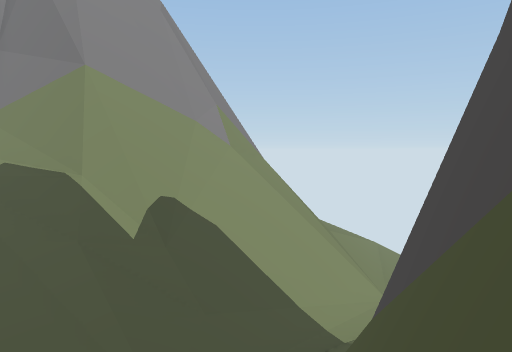
[1] (above)

22 first-person views from a walk through a scene from a Unity 3-D project. The camera is 1.5 m above the floor, tilts 4° down and sees 70° across. The floor is counted in squares, 2.4 m on a side. Each view is taken from the middle of a square. On the plan, view 1 faces up. The plan holds only what a view shows up to about 10 squares ahead; the rest is blank. The place goes on beyond the plan. The player character is not drawn.

[2]
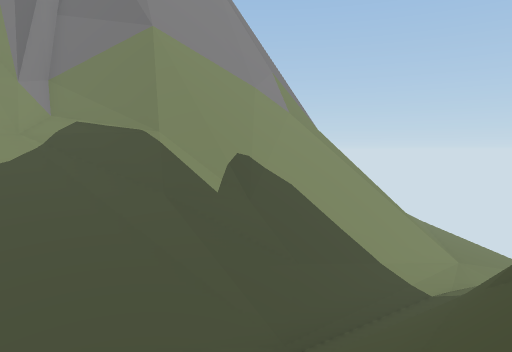

[3]
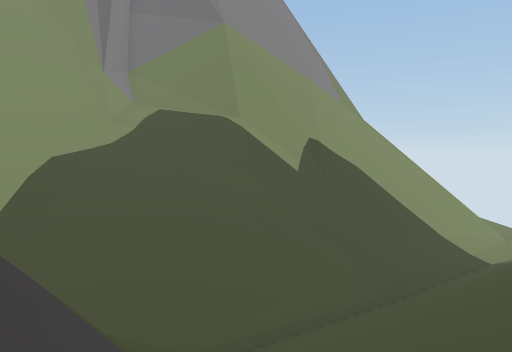

[4]
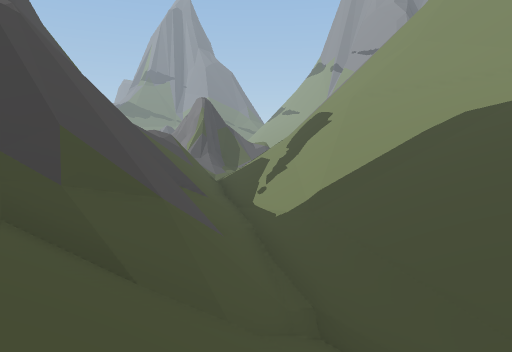

[5]
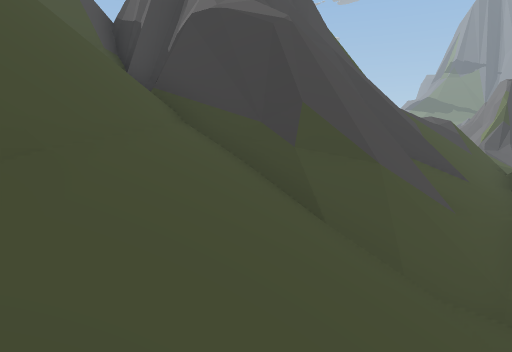

[6]
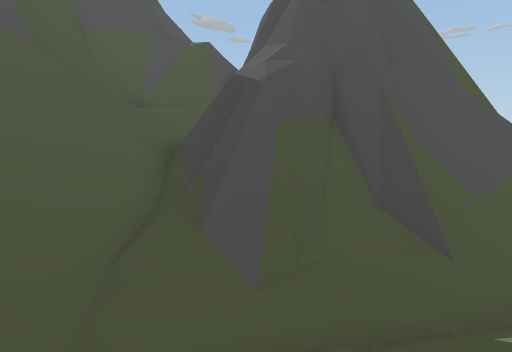

[7]
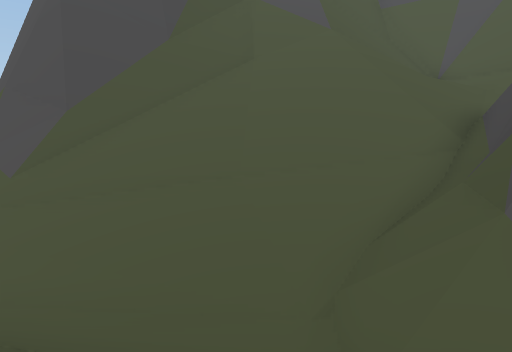

[8]
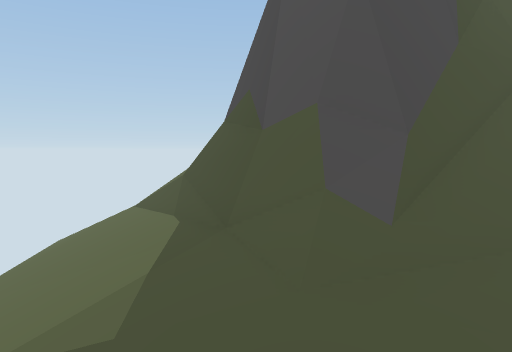

[9]
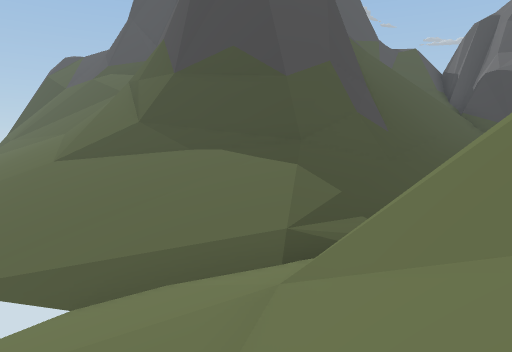

[10]
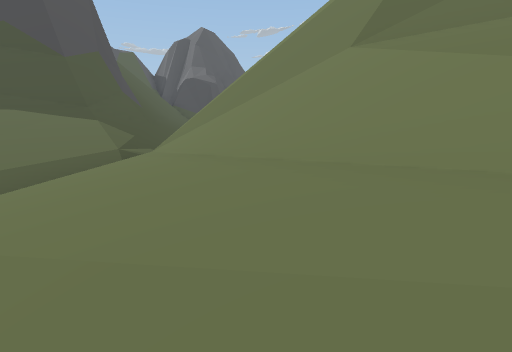

[11]
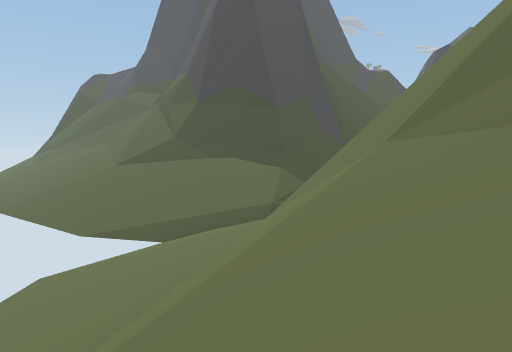

[12]
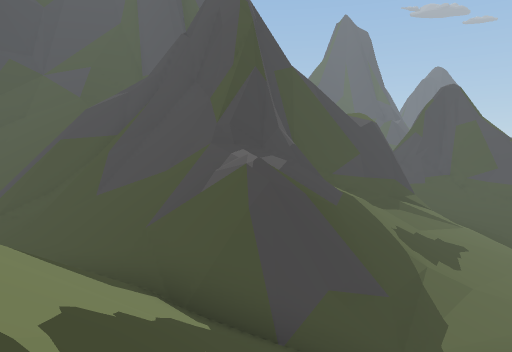

[13]
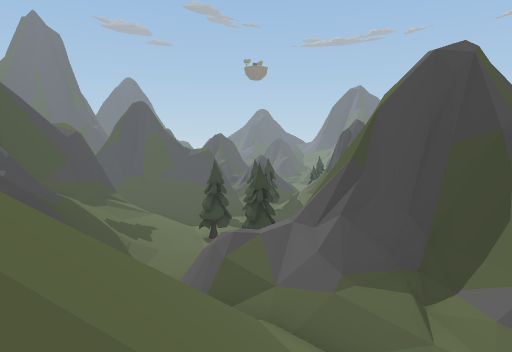

[14]
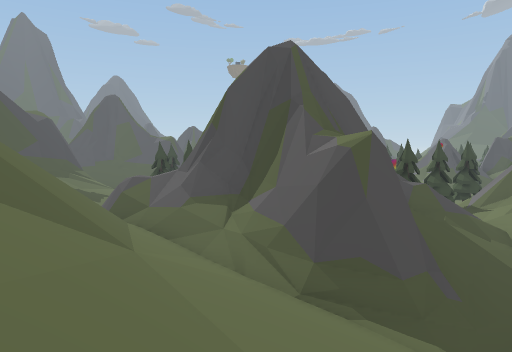

[15]
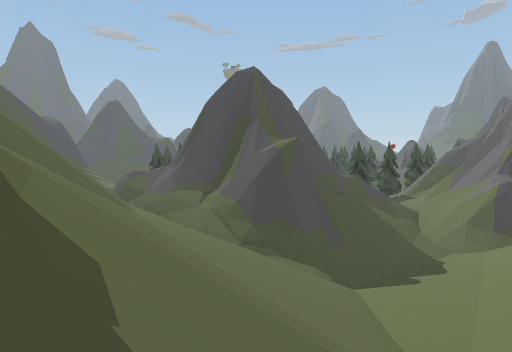

[16]
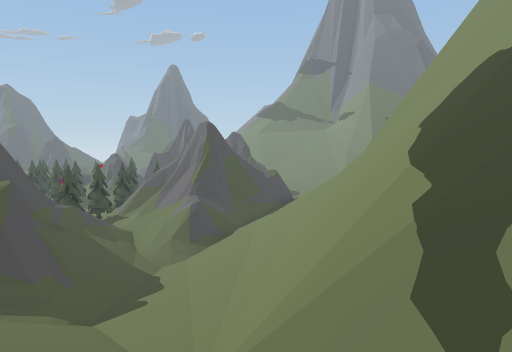

[17]
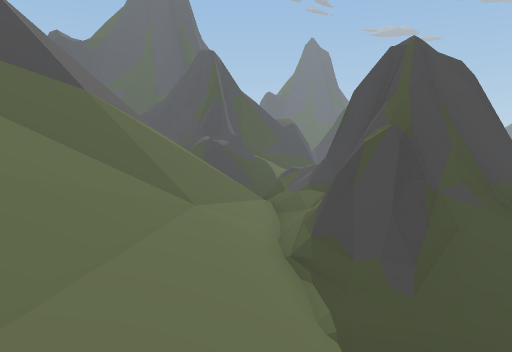

[18]
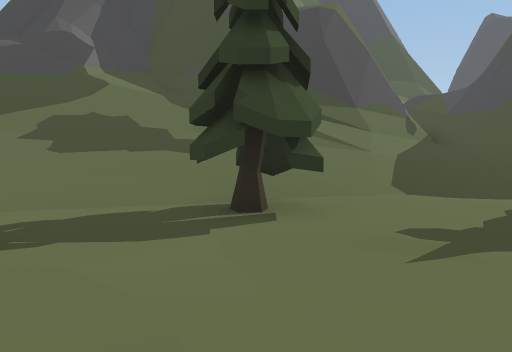

[19]
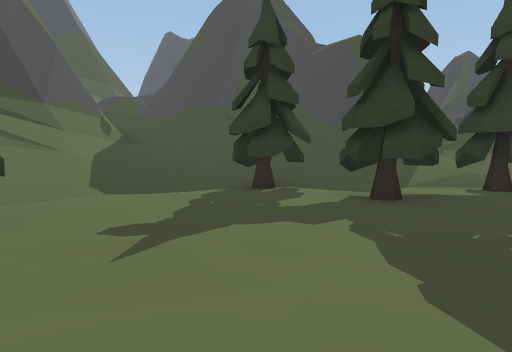

[20]
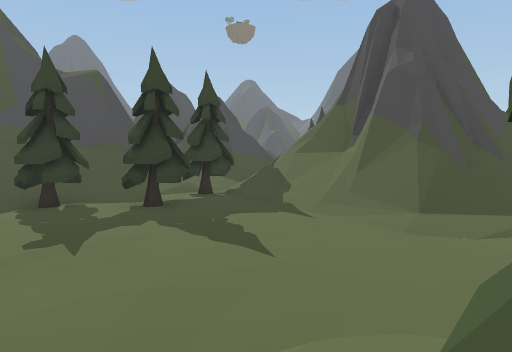

[21]
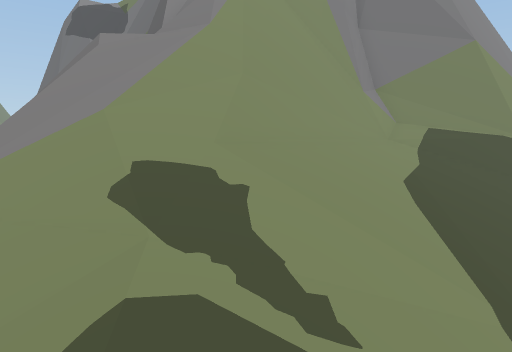

[22]
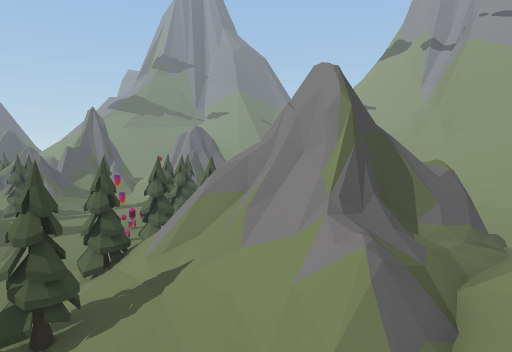

### Floor plan
Key: @ floor where view 1 was taken; # wall or solid block; . main floor; - floor 0.25 m lower than the main floor; : floor 0.5 m higher than the main floor; + floor 1 m higher than the main floor; * floor 1.25 m higher than the main floor; % floor 1.75 m higher than the main floor; & floor 2.5 m higher than the main floor; / step, stairs or slope; = window, fence, low wall or low ledge; ^ raised ledge; v drop or lower ground; T tree.
Columns run from 29 left of view 1 to 8 right of it. Each row starts with its distance up from view 1.
 17                                  /
 16                                 ///+/
 15                                ////+/
 14        /                       #///+/
 13 // =/ /                       v##/*+/
 12 ////# //                      /v#/++.
 11 /////////                      /#/+:.
 10 /////////           ####  ##////////
  9 ///////////       ###//#####////////
  8 ////////////#    ##///////##//////////
  7 ///+////////## ###////////////////////
  6  /+:.///////#####/////////////////////
  5 //.//#//////^/////////////////####////
  4 /.//###//////////////////%///=######//
  3 ////####/// /////////&////////#    ##/
  2  ////###//// ///////=/#^//////#
  1 ///######/=///###///#/#^#/////#
  0 ////#  ###/#//#/////==# #////@#
 -1        ###/#//#///^^#^^ #////##
 -2        #=/////==/#^^^   #////^#
 -3        ^=////////#      #///#^
 -4        #/////////#^    ##//
 -5        ///T.//////#     ##=
 -6       TT//T..////#^     ###
 -7       .......////=^
 -8       .....TT//
 -9      -.......////^
-10     ..........///#
-11     /=/.......///##
-12    /###/..T.T.///##
-13   #####/..T.T//////
-14      ##//T..///////
-15       #//TT/////  #
-16          .// ##
-17           //

Positions as (right, up) in squares from view 1, and headings:
1: (0, 0), facing up
2: (-2, 0), facing up
3: (-4, -1), facing up
4: (-1, 3), facing left
5: (-1, 4), facing down-left
6: (-6, 7), facing down
7: (-6, 6), facing down-right
8: (-1, 9), facing down-right
9: (4, 13), facing down
10: (7, 16), facing down-left
11: (4, 17), facing down
12: (-18, 4), facing down-right
13: (-19, 7), facing down
14: (-22, 10), facing down
15: (-23, 13), facing down
16: (-22, 14), facing down-left
17: (-27, 10), facing down-right
18: (-21, -8), facing right
19: (-21, -8), facing down-right
20: (-21, -5), facing down
21: (-12, -1), facing up
22: (-13, -2), facing left
